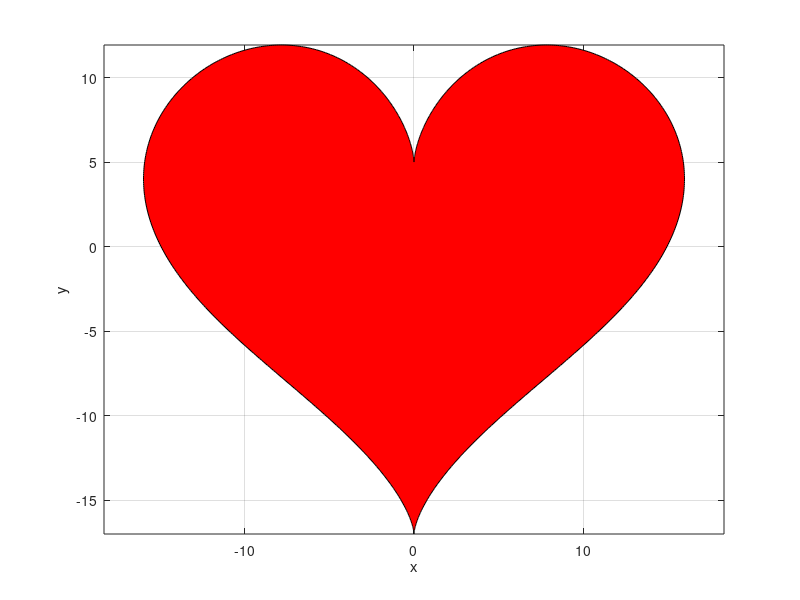

The MATLAB script that drew this image:
t = linspace(0, 2*pi, 1000);
x = 16*sin(t).^3;
y = 13*cos(t) - 5*cos(2*t) - 2*cos(3*t) - cos(4*t);

figure;
fill(x, y, 'r'); % 填充红色
axis equal;

xlabel('x');
ylabel('y');
grid on;
